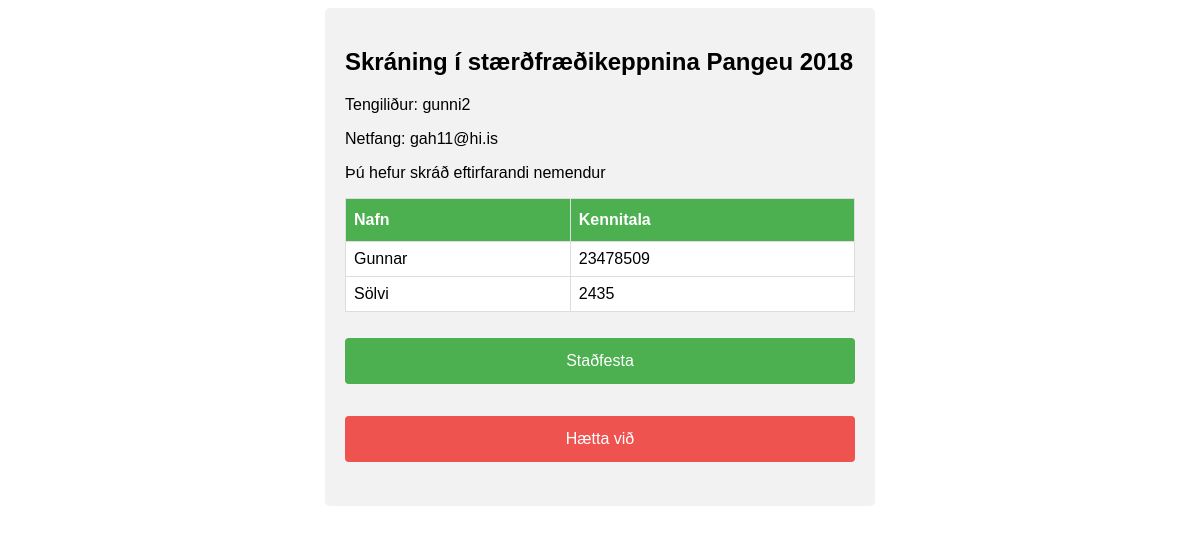
The page /skraning/e25388fde8290dc286a6164fa2d97e551b53498dcbf7bc378eb1f178/ on the database its author committed.
### skraning/models.py (models this page shows, shortened)
@python_2_unicode_compatible
class Info_temp(models.Model):
    contact_name = models.CharField(max_length=200)
    contact_email = models.CharField(max_length=200)
    school = models.CharField(max_length=200)
    grade = models.CharField(max_length=200)
    group_name = models.CharField(max_length=200)
    index = models.CharField(max_length=200)

@python_2_unicode_compatible
class Student_temp(models.Model):
    name = models.CharField(max_length=200)
    kt = models.CharField(max_length=200)
    info = models.ForeignKey(Info_temp, on_delete=models.CASCADE)

### skraning/views.py (the view)
# urls.py: url(r'^(?P<info_temp_index>[0-9a-f]+)/$', views.confirm_enrollment, name='confirm_enrollment'),
def confirm_enrollment(request, info_temp_index):
    info_temp = get_object_or_404(Info_temp, index=info_temp_index)
    student_list = info_temp.student_temp_set.all()
    student_list = student_list.order_by('name')
    return render(request, 'skraning/student_table.html', {'student_list': student_list,'info_temp':info_temp})

### skraning/templates/skraning/student_table.html (shortened to what this page needs)
<html>
<head>
    {% load static %}
    <link rel="stylesheet" type="text/css" href="{% static 'skraning/style.css' %}" />
</head>
<body>
<div>
<h2>Skráning í stærðfræðikeppnina Pangeu 2018</h2>
<p>Tengiliður: {{info_temp.contact_name}}</p>
<p>Netfang: {{info_temp.contact_email}}</p>
<p>Þú hefur skráð eftirfarandi nemendur</p>
<table id="nem">
    <tr>
        <th> Nafn </th>
        <th> Kennitala </th>
    </tr>
    {% for student in student_list %}
      <tr>
       <td> {{ student.name }} </td>
       <td> {{ student.kt }} </td>
      </tr>
    {% endfor %}
</table>
<br>
    <form action="{% url 'skraning:send_confirmation' info_temp.index %}" method="post">
        <input style="display:inline-block;" type="submit" value="Staðfesta" />
    </form>
    <form  action="{% url 'skraning:enrollment_info' '' %}" method="post">
        <input style="background-color: #EF5350; display:inline-block;" type="submit" value="Hætta við" />
    </form>
</div>
</body>
</html>

### skraning/static/skraning/style.css (style rules this page uses)
input[type=submit] { width: 100%; background-color: #4CAF50; color: white; padding: 14px 20px; margin: 8px 0; font-size: 16px; border: none; border-radius: 4px; cursor: pointer; -webkit-transition-duration: 0.4s; transition-duration: 0.4s; display:inline-block; }
div { border-radius: 5px; background-color: #f2f2f2; padding: 20px; width: 510px; margin-left: auto; margin-right: auto; font-family: sans-serif; }
#nem { border-collapse: collapse; width: 100%; }
#nem td, #nem th { border: 1px solid #ddd; padding: 8px; }
#nem tr { background-color: #ffffff; }
#nem th { padding-top: 12px; padding-bottom: 12px; text-align: left; background-color: #4CAF50; color: white; }

### rows shown on the page
Info_temp: contact_name "gunni2", contact_email "gah11@hi.is"
Student_temp: name "Gunnar", kt "23478509"
Student_temp: name "Sölvi", kt "2435"
